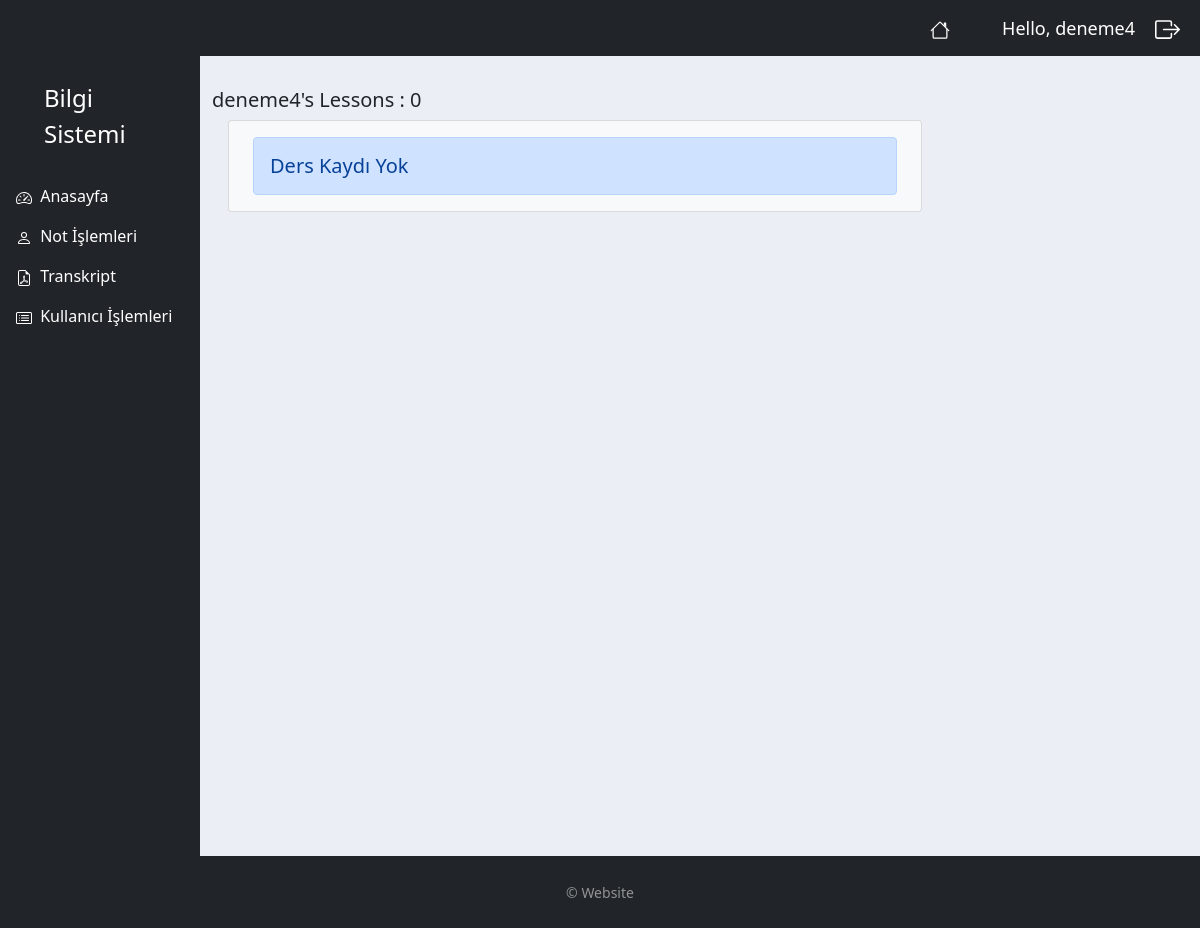
Before: /notes_user/ (signed in) with the older database file.
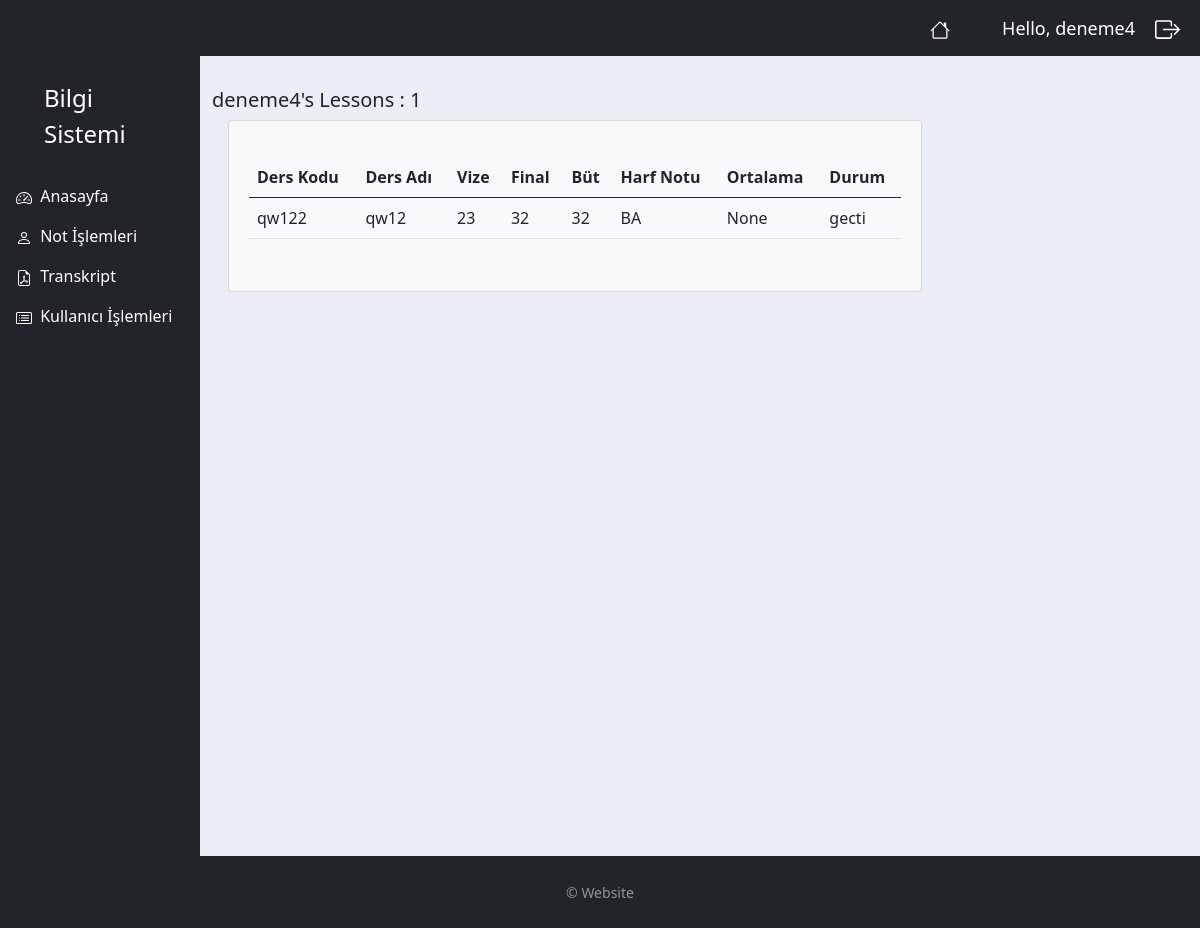
After: the same page with the newer database file.
### myapp/models.py (models this page shows, shortened)
class Notes(models.Model):
    STATUS1 = (
        ('gecti', 'Geçti'),
        ('kaldi', 'Kaldı'),
    )
    STATUS2 = (
        ('AA', 'AA'),
        ('BA', 'BA'),
        ('BB', 'BB'),
        ('CB', 'CB'),
        ('CC', 'CC'),
        ('DC', 'DC'),
        ('DD', 'DD'),
        ('FD', 'FD'),
        ('FF', 'FF'),
    )
    lesson = models.ForeignKey(Lesson, null=True, on_delete=models.SET_NULL)
    student = models.ForeignKey(Student, null=True, on_delete=models.SET_NULL)
    vise = models.IntegerField(null=True, blank=True)
    final = models.IntegerField(null=True, blank=True)
    mkexam = models.IntegerField(null=True, blank=True)
    lettergrade = models.CharField(max_length=2, null=True, choices=STATUS2)
    ort = models.IntegerField(blank=True, null=True)
    status = models.CharField(max_length=5, null=True, choices=STATUS1)

class Lesson(models.Model):
    lcode = models.CharField(blank=True, max_length=50)
    lname = models.CharField(blank=True, max_length=50)
    lcredit = models.IntegerField(blank=True, null=True)
    period = models.ForeignKey(Period, null=True, on_delete=models.SET_NULL)
    student = models.ManyToManyField(Student)

### myapp/decorators.py (the view)
        def wrapper_func(request, *args, **kwargs):
            group =None
            if request.user.groups.exists():
                group = request.user.groups.all()[0].name
            if group in allowed_roles:
                return view_func(request, *args, **kwargs)
            else:
                return HttpResponse('You are not authorized to view this page')

### myapp/templates/accounts/notes_user.html (shortened to what this page needs)
{% extends 'accounts/main.html' %}
{% block content %}
<div class="row">
    <h5>{{ request.user }}'s Lessons : {{ notes_count }}</h5>
    <div class="col-9">
         <div class="card bg-light ms-3 me-3 mb-3">
             {% if notes %}
                <div class="card-body m-1">
                   <p class="card-text">
                       <div class="table-responsive">
                           <table class="table table-hover">
                               <thead>
                                   <tr>
                                       <th scope="col">Ders Kodu</th>
                                       <th scope="col">Ders Adı</th>
                                       <th scope="col">Vize</th>
                                       <th scope="col">Final</th>
                                       <th scope="col">Büt</th>
                                       <th scope="col">Harf Notu</th>
                                       <th scope="col">Ortalama</th>
                                       <th scope="col">Durum</th>
                                   </tr>
                               </thead>
                               <tbody>
                                   {% for note in notes %}
                                        <tr>
                                            <td>{{ note.lesson.lcode }}</td>
                                            <td>{{ note.lesson.lname }}</td>
                                            <td>{{ note.vise }}</td>
                                            <td>{{ note.final }}</td>
                                            <td>{{ note.mkexam }}</td>
                                            <td>{{ note.lettergrade }}</td>
                                            <td>{{ note.ort }}</td>
                                            <td>{{ note.status }}</td>
                                        </tr>
                                   {% endfor %}
                               </tbody>
                           </table>
                       </div>
                   </p>
                </div>
            {% else %}
                <h5 class="alert alert-primary ms-4 me-4">Ders Kaydı Yok</h5>
            {% endif %}
         </div>
    </div>
</div>
{% endblock %}

Changed rows visible on the page:
added Notes: lesson.lcode "qw122", lesson.lname "qw12", vise "23", final "32", mkexam "32", lettergrade "BA", ort "None", status "gecti"
Other visible differences:
{{ notes_count }}: "0" → "1"
text no longer shown: "Ders Kaydı Yok"
text now shown: "Ders Kodu Ders Adı Vize Final Büt Harf Notu Ortalama Durum"
